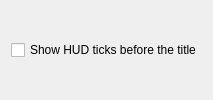
<?xml version="1.0" encoding="UTF-8"?>
<ui version="4.0">
 <class>CyberNeonConfigDialog</class>
 <widget class="QWidget" name="CyberNeonConfigDialog">
  <layout class="QVBoxLayout" name="verticalLayout">
   <item>
    <widget class="QCheckBox" name="kcfg_showHudTicks">
     <property name="text">
      <string>Show HUD ticks before the title</string>
     </property>
    </widget>
   </item>
  </layout>
 </widget>
 <resources/>
 <connections/>
</ui>
